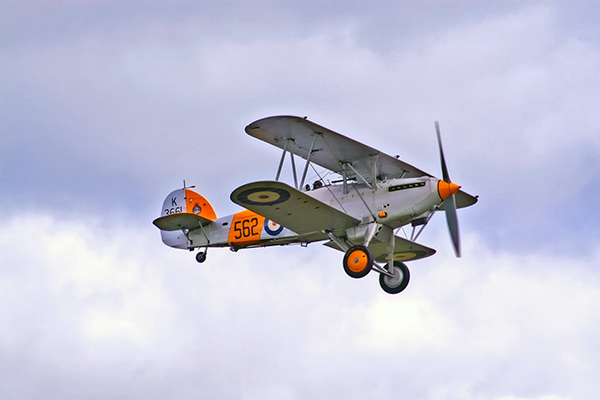
#> input picture src2/opencv/data/airplane.bmp, 600 x 400 px, found by its file name
$ jupyter execute 13.ipynb
#> lines starting #> are read from the running program, lines starting #| are printed output that depends on the picture
[cell 1]
import sys
import numpy as np
import cv2

[cell 2]
src = cv2.imread('/home/addinedu/dev_ws/opencv/data/airplane.bmp')
#> src is the input picture: shape (400, 600, 3); mean B, G, R 217.1, 197.6, 196.8

if src is None:
    print('Image load failed!')
    sys.exit()

aff = np.array([[1,0,200],
               [0,1,100]], dtype=np.float32)

dst = cv2.warpAffine(src, aff , (0,0))
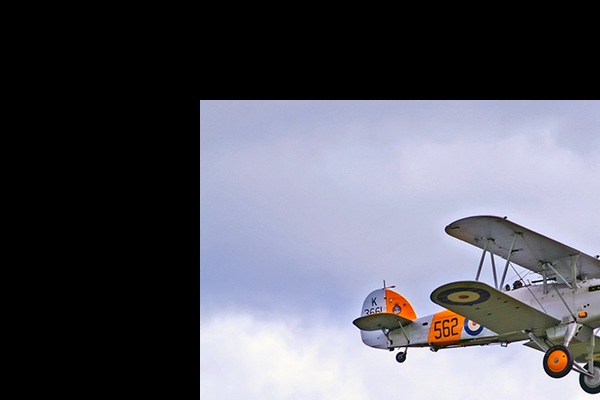
#> dst: shape (400, 600, 3); mean B, G, R 100.9, 91.1, 90.8

cv2.imshow('src', src)
cv2.imshow('dst', dst)
cv2.waitKey()
cv2.destroyAllWindows()

[cell 3]
src = cv2.imread('/home/addinedu/dev_ws/opencv/data/airplane.bmp')

if src is None:
    print('Image load failed!')
    sys.exit()

aff = np.array([[1,0.5,0],
               [0,1,0]], dtype=np.float32)

h, w = src.shape[:2]
#> h = 400; w = 600
dst = cv2.warpAffine(src, aff, (w + int(h*0.5), h))
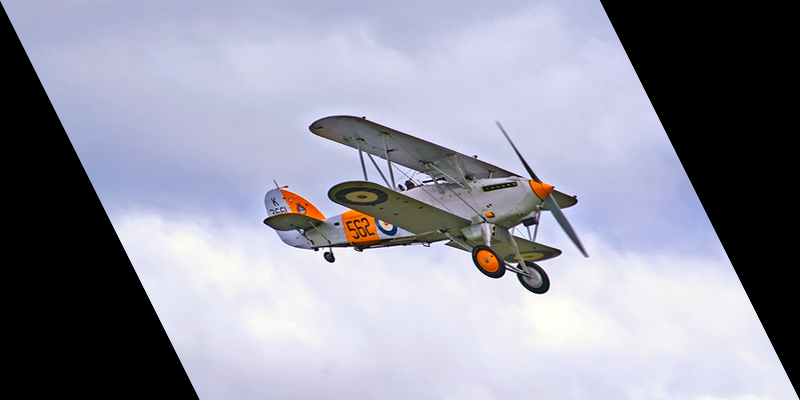
#> dst: shape (400, 800, 3); mean B, G, R 162.9, 148.3, 147.7

cv2.imshow('src', src)
cv2.imshow('dst', dst)
cv2.waitKey()
cv2.destroyAllWindows()

$ run again, with src2/opencv/data/cat.bmp copied over src2/opencv/data/airplane.bmp
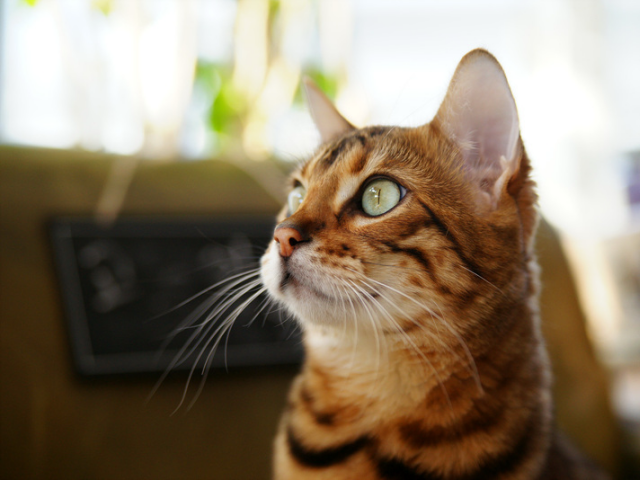
#> input picture src2/opencv/data/cat.bmp, 640 x 480 px, found by its file name
#> src is the input picture: shape (480, 640, 3); mean B, G, R 104.5, 125.6, 140.8
#> `dst = cv2.warpAffine(src, aff , (0,0))`:
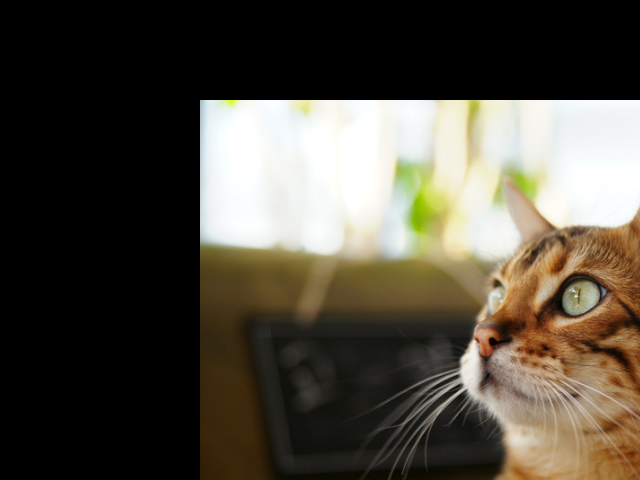
#> dst: shape (480, 640, 3); mean B, G, R 64.3, 75.4, 80.9
#> `dst = cv2.warpAffine(src, aff, (w + int(h*0.5), h))`:
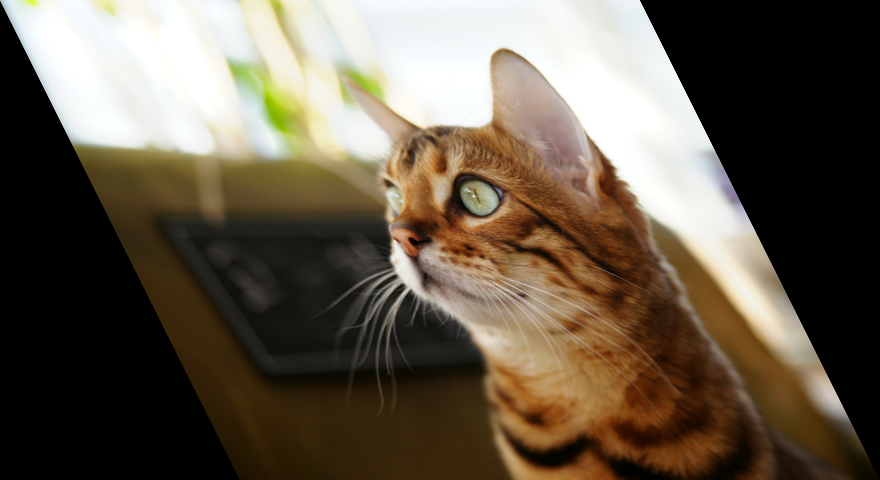
#> dst: shape (480, 880, 3); mean B, G, R 76.1, 91.5, 102.5

$ run again, with src2/opencv/data/field.bmp copied over src2/opencv/data/airplane.bmp
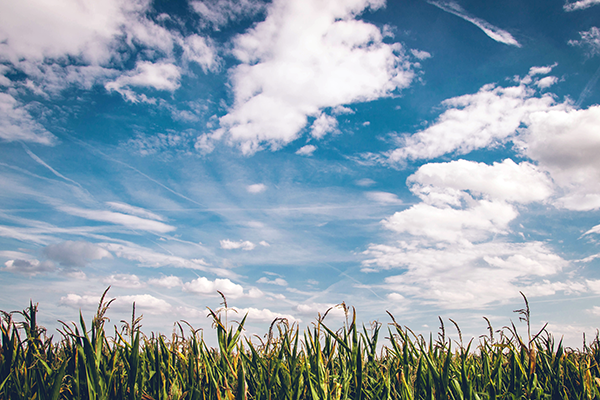
#> input picture src2/opencv/data/field.bmp, 600 x 400 px, found by its file name
#> src is the input picture: shape (400, 600, 3); mean B, G, R 173.2, 160.3, 141.8
#> `dst = cv2.warpAffine(src, aff , (0,0))`:
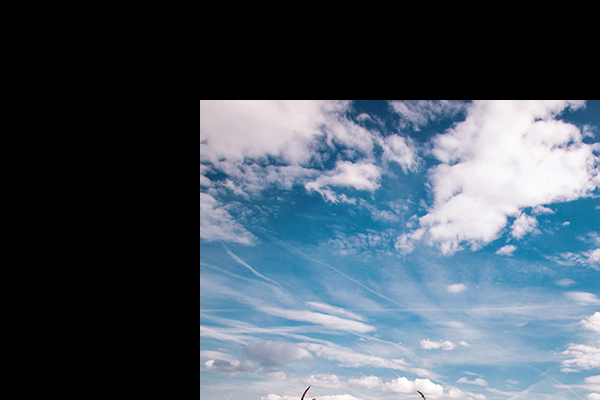
#> dst: shape (400, 600, 3); mean B, G, R 96.6, 84.3, 71.1
#> `dst = cv2.warpAffine(src, aff, (w + int(h*0.5), h))`:
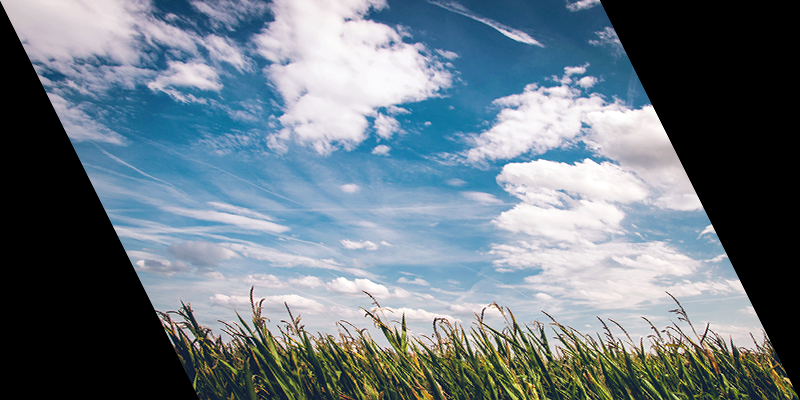
#> dst: shape (400, 800, 3); mean B, G, R 130, 120.3, 106.5
